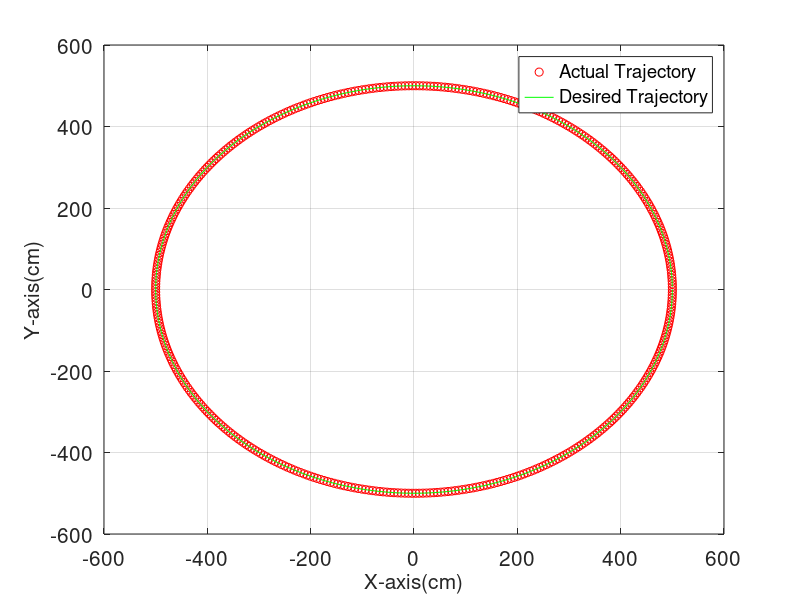
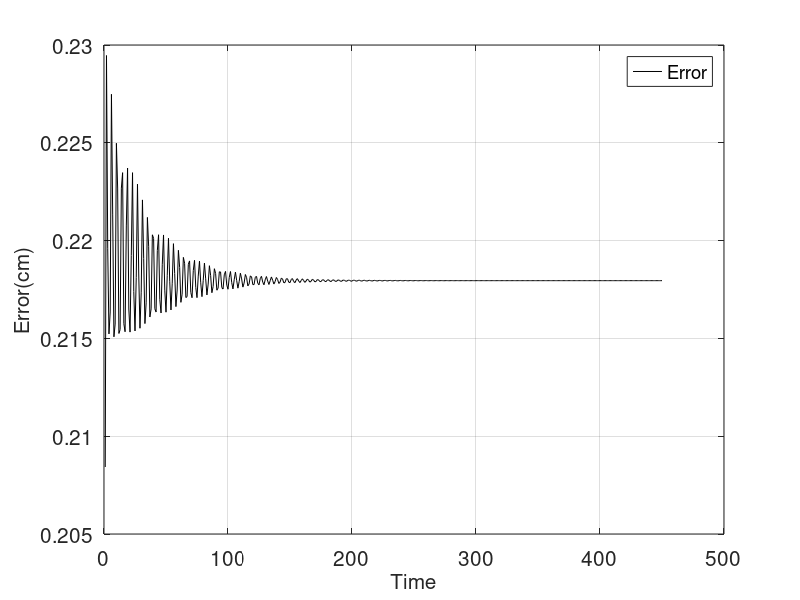

These figures' MATLAB source, in order:
% Circle Trajectory of Two Wheeled Mobile Robot

clc; clear all; close all;

delta_t = 0.1; % time for one step
D = 10; % distance between robot's wheels

x = 500;
y = 0;
theta = 90;

traj(1,1) = x;
traj(2,1) = y;

mfd = zeros(1,5);
mfa = zeros(1,7);

r = zeros(5,7);

% five output linguistic variables for linear velocity
lv(1) = 0; % ZS(1)
lv(2) = 5;  % SS(2)
lv(3) = 10; % MS(3)
lv(4) = 15; % FS(4)
lv(5) = 20; % VFS(5)

% seven output linguistc variables for anguler velocity
Wlv(1) = 0;      % ZAV(1)
Wlv(2) = 60;     % SPAV(2)
Wlv(3) = -60;    % SNAV(3)
Wlv(4) = 120;    % MPAV(4)
Wlv(5) = -120;   % MNAV(5)
Wlv(6) = 180;    % LPAV(6)
Wlv(7) = -180;   % LNAV(7)

% RULE BASE

% rule(e_d,e_theta) = VW
% 1->ZA         1->ZD 
% 2->SPA        2->SD
% 3->SNA        3->MD
% 4->MPA        4->LD
% 5->MNA        5->VLD
% 6->LPA
% 7->LNA     

rule(1,1)=11;
rule(1,2)=12;
rule(1,3)=13;
rule(1,4)=14;
rule(1,5)=15;
rule(1,6)=16;
rule(1,7)=17;
rule(2,1)=21;
rule(2,2)=22;
rule(2,3)=23;
rule(2,4)=24;
rule(2,5)=25;
rule(2,6)=26;
rule(2,7)=27;
rule(3,1)=31;
rule(3,2)=32;
rule(3,3)=33;
rule(3,4)=34;
rule(3,5)=35;
rule(3,6)=36;
rule(3,7)=37;
rule(4,1)=41;
rule(4,2)=42;
rule(4,3)=43;
rule(4,4)=44;
rule(4,5)=45;
rule(4,6)=46;
rule(4,7)=47;
rule(5,1)=51;
rule(5,2)=52;
rule(5,3)=53;
rule(5,4)=54;
rule(5,5)=55;
rule(5,6)=56;
rule(5,7)=57;

count = 450;
b = pi/count;

liss(1,1) = 0;
liss(2,1) = 0;

error(1,1) = 0;

rms_sum = 0;

for i=1:1:count
    
    % desired position(Lissajous trajectory)
    xd = 500*cos(2*i*b);
    yd = 500*sin(2*i*b);

    liss(1,i) = xd;
    liss(2,i) = yd;
    
    % error in distance 
    e_d = sqrt((xd-x)^2+(yd-y)^2);

    thetad = atan2d(yd-y,xd-x); % desired orientation of robot
    if thetad<0
        thetad = thetad + 360;
    end
    
    e_theta = thetad - theta; % error in orientaion of robot
    if e_theta>180
        e_theta = e_theta-360;
    end
    if e_theta<-180
        e_theta = e_theta + 360;
    end

    % ZD
    if e_d>=0 && e_d<5
        mfd(1,1) = (5-e_d)/5;
    else
        mfd(1,1) = 0;
    end
    
    % SD
    if e_d>=0 && e_d<=5
        mfd(1,2) = e_d/5;
    elseif e_d>5 && e_d<=10
        mfd(1,2)=(10-e_d)/5;
    else
        mfd(1,2)=0;
    end

    % MD
    if e_d>=5 && e_d<=10
        mfd(1,3) = (e_d-5)/5;
    elseif e_d>10 && e_d<=15
        mfd(1,3)=(15-e_d)/5;
    else
        mfd(1,3)=0;
    end

    % LD
    if e_d>=10 && e_d<=15
        mfd(1,4) = (e_d-10)/5;
    elseif e_d>15 && e_d<=20
        mfd(1,4)=(20-e_d)/5;
    else
        mfd(1,4)=0;
    end

    % VLD
    if e_d>=15 && e_d<=20
        mfd(1,5) = (e_d-15)/5;
    elseif e_d>20
        mfd(1,5)=1;
    else
        mfd(1,5)=0;
    end
    
    % ZA
    if e_theta>=-60 && e_theta<=0
        mfa(1,1) = (e_theta+60)/60;
    elseif e_theta>0 && e_theta<=60
        mfa(1,1)=(60-e_theta)/60;
    else
        mfa(1,1)=0;
    end
    
    % SPA
    if e_theta>=0 && e_theta<=60
        mfa(1,2) = (e_theta)/60;
    elseif e_theta>60 && e_theta<=120
        mfa(1,2)=(120-e_theta)/60;
    else
        mfa(1,2)=0;
    end

    % SNA
    if e_theta>=-120 && e_theta<=-60
        mfa(1,3) = (e_theta+120)/60;
    elseif e_theta>-60 && e_theta<=0
        mfa(1,3)=(-e_theta)/60;
    else
        mfa(1,3)=0;
    end

    % MPA
    if e_theta>=60 && e_theta<=120
        mfa(1,4) = (e_theta-60)/60;
    elseif e_theta>120 && e_theta<=180
        mfa(1,4)=(180-e_theta)/60;
    else
        mfa(1,4)=0;
    end

    % MNA
    if e_theta>=-180 && e_theta<=-120
        mfa(1,5) = (e_theta+180)/60;
    elseif e_theta>-120 && e_theta<=-60
        mfa(1,5)=(e_theta+60)/(-60);
    else
        mfa(1,5)=0;
    end

    % VPA
    if e_theta>=120 && e_theta<=180
        mfa(1,6) = (e_theta-120)/60;
    else
        mfa(1,6)=0;
    end

    % VNA
    if e_theta>=-180 && e_theta<=-120
        mfa(1,7) = (e_theta+120)/(-60);
    else
        mfa(1,7)=0;
    end
    
    % We are using center of gravity method for defuzzyfication so
    % calculating numerator and denominator for crisp output
    sum_num_V = 0;
    sum_num_W = 0;
    sum_den_V = 0;
    sum_den_W = 0;
    
    for j=1:5
        for k=1:7
            r(j,k) = min(mfd(1,j),mfa(1,k));
                        
            p =fix(rule(j,k)/10);
            q = (rule(j,k)-10*p);

            sum_num_V = sum_num_V + r(j,k)*lv(p);
            sum_num_W = sum_num_W + r(j,k)*Wlv(q);
            
            sum_den_V = sum_den_V + r(j,k);
            sum_den_W = sum_den_W + r(j,k);
        end
    end


    % Calculating crisp output values
    V = sum_num_V/sum_den_V;
    W = sum_num_W/sum_den_W;
    
    % Updating x and y coordinates using kinematics
    x = x + V*cosd(theta)*delta_t*9.7;
    y = y + V*sind(theta)*delta_t*9.7;
    
    % Updating orientation of robot
    delta_theta = W*delta_t*9.7;
    theta = theta + delta_theta;
    if theta<0
        theta = theta + 360;
    end
    
    % Storing actual trajectory of mobile robot
    traj(1,i) = x;
    traj(2,i) = y;

    error(1,i) = sqrt((xd-x)^2+(yd-y)^2);
    rms_sum = rms_sum + error(1,i)*error(1,i);

end
rms_error = sqrt(rms_sum/count);
rms_error

figure, plot(traj(1,:),traj(2,:),'ro'), hold on, plot(liss(1,:),liss(2,:),'g');
legend('Actual Trajectory', 'Desired Trajectory');
set(legend,'FontSize',15);
xlabel('X-axis(cm)'), ylabel('Y-axis(cm)'); %, grid;
set(gca,'FontSize',15);
h_xlabel = get(gca,'XLabel');
set(h_xlabel,'FontSize',15); 
h_ylabel = get(gca,'YLabel');
set(h_ylabel,'FontSize',15);grid,

figure(2);
time = 1:1:i;
plot(time,error(1,:),'k');
legend('Error');
set(legend,'FontSize',15);
xlabel('Time'),ylabel('Error(cm)');
set(gca,'FontSize',15);
h_xlabel = get(gca,'XLabel');
set(h_xlabel,'FontSize',15);
h_ylabel=get(gca,'YLabel');
set(h_ylabel,'FontSize',15);grid,